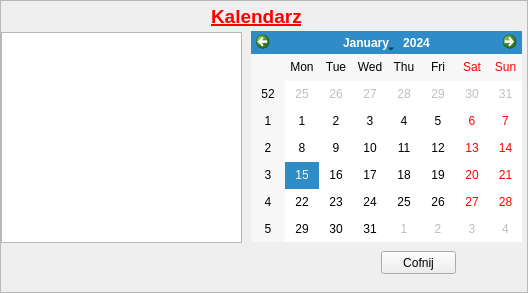
<?xml version="1.0" encoding="UTF-8"?>
<ui version="4.0">
 <class>CalendarWindow</class>
 <widget class="QScrollArea" name="CalendarWindow">
  <property name="geometry">
   <rect>
    <x>0</x>
    <y>0</y>
    <width>528</width>
    <height>293</height>
   </rect>
  </property>
  <property name="windowTitle">
   <string>ScrollArea</string>
  </property>
  <property name="widgetResizable">
   <bool>true</bool>
  </property>
  <widget class="QWidget" name="scrollAreaWidgetContents">
   <property name="geometry">
    <rect>
     <x>0</x>
     <y>0</y>
     <width>526</width>
     <height>291</height>
    </rect>
   </property>
   <widget class="QLabel" name="label">
    <property name="geometry">
     <rect>
      <x>210</x>
      <y>0</y>
      <width>101</width>
      <height>31</height>
     </rect>
    </property>
    <property name="text">
     <string>&lt;html&gt;&lt;head/&gt;&lt;body&gt;&lt;p&gt;&lt;span style=&quot; font-size:14pt; font-weight:600; text-decoration: underline; color:#ff0000;&quot;&gt;Kalendarz&lt;/span&gt;&lt;/p&gt;&lt;/body&gt;&lt;/html&gt;</string>
    </property>
   </widget>
   <widget class="QCalendarWidget" name="calendar_widget">
    <property name="geometry">
     <rect>
      <x>250</x>
      <y>30</y>
      <width>271</width>
      <height>211</height>
     </rect>
    </property>
   </widget>
   <widget class="QPushButton" name="back_button">
    <property name="geometry">
     <rect>
      <x>380</x>
      <y>250</y>
      <width>75</width>
      <height>23</height>
     </rect>
    </property>
    <property name="text">
     <string>Cofnij</string>
    </property>
   </widget>
   <widget class="QTableView" name="table_view">
    <property name="geometry">
     <rect>
      <x>0</x>
      <y>31</y>
      <width>241</width>
      <height>211</height>
     </rect>
    </property>
   </widget>
  </widget>
 </widget>
 <resources/>
 <connections/>
</ui>
